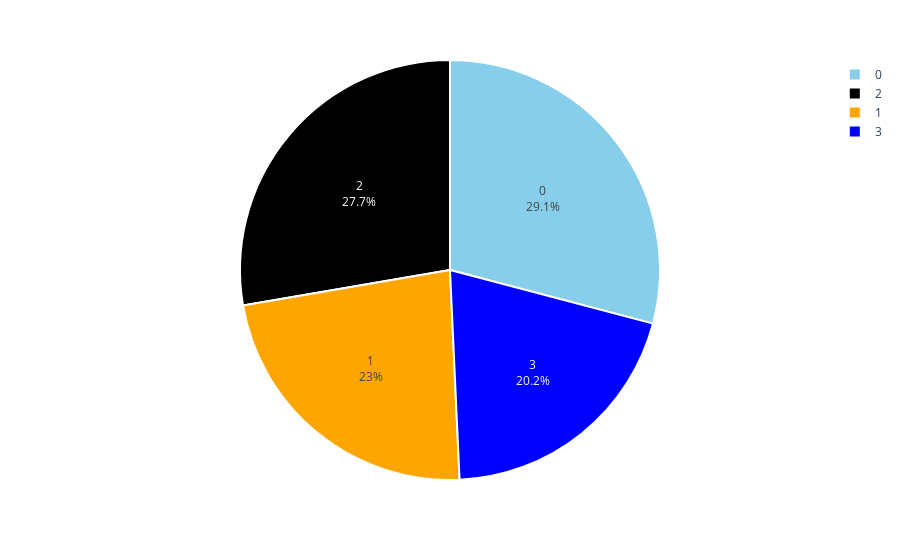

Write notebook code for a chart like this one.
### Code cell
import plotly.express as px

col = ["skyblue","black","orange","blue"]
cluster_counts = df.Clusters.value_counts()

fig = px.pie(cluster_counts,
             values=cluster_counts.values,
             names=cluster_counts.index)

fig.update_traces(textposition='inside', textinfo='percent+label',
                  marker=dict(line=dict(color='white', width=2)),
                  marker_colors=col)

fig.show()

### Figure 1 — Plotly figure (JSON) as saved in the notebook; plotly's stock layout.template omitted (floating-point values rounded to 4 significant figures)
{"data": [{"domain": {"x": [0, 1], "y": [0, 1]}, "hovertemplate": "Clusters=%{label}<br>value=%{value}<extra></extra>", "labels": [0, 2, 1, 3], "legendgroup": "", "marker": {"colors": ["skyblue", "black", "orange", "blue"], "line": {"color": "white", "width": 2}}, "name": "", "showlegend": true, "textinfo": "percent+label", "textposition": "inside", "type": "pie", "values": [641, 610, 507, 444]}], "layout": {"legend": {"tracegroupgap": 0}, "margin": {"t": 60}}}
